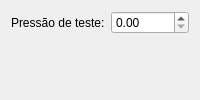
<?xml version="1.0" encoding="UTF-8"?>
<ui version="4.0">
 <class>Ensaio</class>
 <widget class="QWidget" name="Ensaio">
  <layout class="QFormLayout" name="formulario">
   <item row="0" column="0">
    <widget class="QLabel" name="rotulo">
     <property name="text">
      <string>Pressão de teste:</string>
     </property>
    </widget>
   </item>
   <item row="0" column="1">
    <widget class="CampoPressao" name="campoPressao"/>
   </item>
  </layout>
 </widget>
 <customwidgets>
  <customwidget>
   <class>CampoPressao</class>
   <extends>QDoubleSpinBox</extends>
   <header>c11_widgets.h</header>
  </customwidget>
 </customwidgets>
 <resources/>
 <connections/>
</ui>
